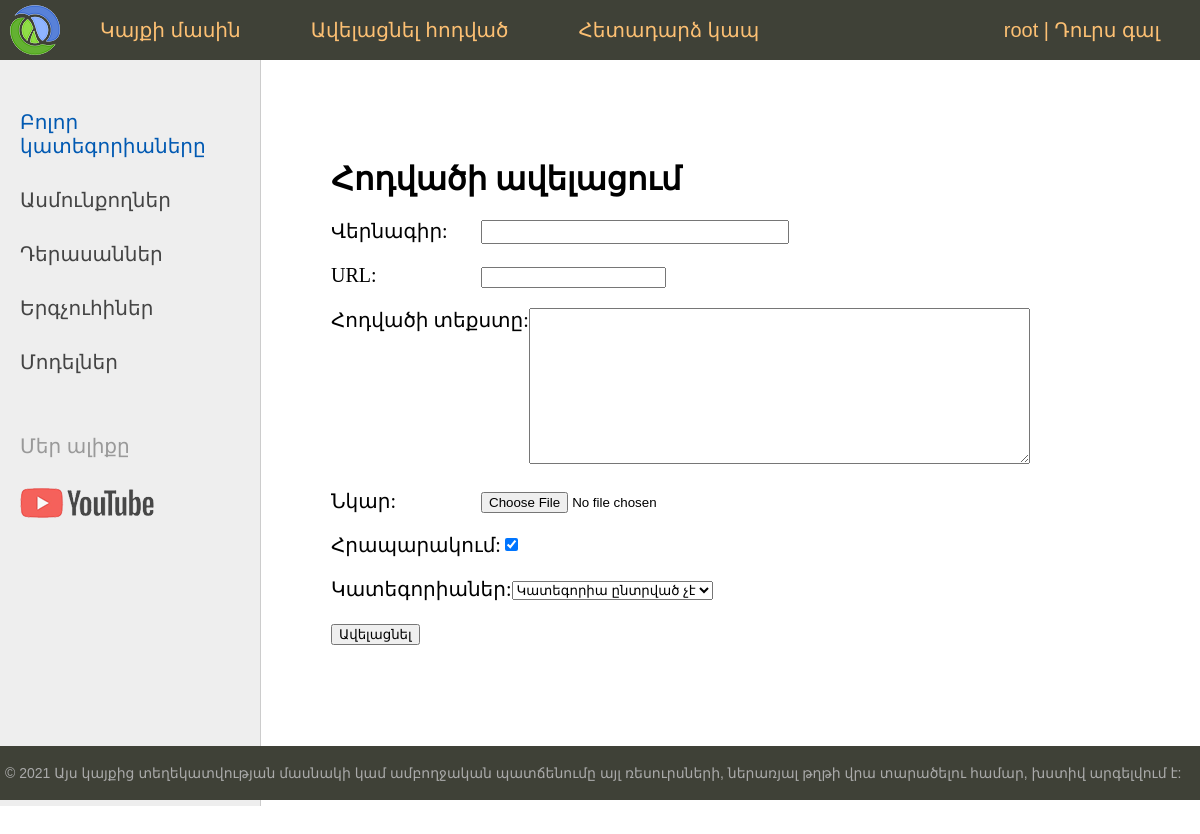
Screenshot of /addpage/ (signed in) with the database file from the repository.
### women/models.py (models this page shows)
class Category(models.Model):
    name = models.CharField(max_length=100, db_index=True, verbose_name="Կատեգորիա")
    slug = models.SlugField(max_length=255, unique=True, db_index=True, verbose_name="URL")
    def __str__(self):
        return self.name
    def get_absolute_url(self):
        return reverse('category', kwargs={'cat_slug': self.slug})
    class Meta:
        verbose_name = 'Կատեգորիա'
        verbose_name_plural = 'Կատեգորիաներ'
        ordering = ['id']

### women/views.py (the view)
# urls.py: path('addpage/', AddPage.as_view(), name='add_page'),
class AddPage(LoginRequiredMixin, DataMixin, CreateView):
    form_class = AddPostForm
    template_name = 'women/addpage.html'
    success_url = reverse_lazy('home')
    login_url = reverse_lazy('home')
    raise_exception = True
    def get_context_data(self, *, object_list=None, **kwargs):
        context = super().get_context_data(**kwargs)
        c_def = self.get_user_context(title="Հոդվածի ավելացում")
        return dict(list(context.items()) + list(c_def.items()))

### women/forms.py (shortened to what this page needs)
class AddPostForm(forms.ModelForm):
    def __init__(self, *args, **kwargs):
        super().__init__(*args, **kwargs)
        self.fields['cat'].empty_label = "Կատեգորիա ընտրված չէ"
    class Meta:
        model = Women
        fields = ['title', 'slug', 'content', 'photo', 'is_published', 'cat']
        widgets = {
            'title': forms.TextInput(attrs={'class': 'form-input'}),
            'content': forms.Textarea(attrs={'cols': 60, 'rows': 10}),
        }

### women/utils.py (called while the page is built)
    def get_user_context(self, **kwargs):
        context = kwargs
        cats = Category.objects.annotate(Count('women'))
        user_menu = menu.copy()
        if not self.request.user.is_authenticated:
            user_menu.pop(1)
        context['menu'] = user_menu
        context['cats'] = cats
        if 'cat_selected' not in context:
            context['cat_selected'] = 0
        return context

### women/templates/women/addpage.html (shortened to what this page needs)
{% extends 'women/base.html' %}
{% block content %}
<h1>{{title}}</h1>
<form action="{% url 'add_page' %}" method="post" enctype="multipart/form-data">
{% for f in form %}
<p><label class="form-label" for="{{ f.id_for_label }}">{{f.label}}: </label>{{ f }}</p>
{% endfor %}
    <button type="submit">Ավելացնել</button>
</form>
{% endblock %}

### women/templates/women/base.html (shortened to what this page needs)
{% load static %}
{% load women_tags %}
<!DOCTYPE html>
<html>
<head>
	<link type="text/css" href="{% static 'women/css/styles.css' %}" rel="stylesheet" />
</head>
<body>
<table class="table-page" border=0 cellpadding="0" cellspacing="0">
<tr><td valign=top>
{% block mainmenu %}
		<div class="header">
			<ul id="mainmenu" class="mainmenu">
			<li class="logo"><a href="{% url 'home' %}"><div class="logo"></div></a></li>
{% for m in menu %}
			<li><a href="{% url m.url_name %}">{{m.title}}</a></li>
{% endfor %}
				{% if request.user.is_authenticated %}
				<li class="last"> {{user.username}} | <a href="{% url 'logout' %}">Դուրս գալ</a></li>
				{% else %}
				<li class="last"><a href="{% url 'register' %}">Գրանցում</a> | <a href="{% url 'login' %}">Մուտք գործել</a></li>
				{% endif %}
			</ul>
		</div>
{% endblock mainmenu %}
<table class="table-content" border=0 cellpadding="0" cellspacing="0">
<tr>
	<td valign="top" class="left-chapters">
	<ul id="leftchapters">
{% if cat_selected == 0 %}
		<li class="selected">Բոլոր կատեգորիաները</li>
{% else %}
		<li><a href="{% url 'home' %}">Բոլոր կատեգորիաները</a></li>
{% endif %}
{% for c in cats %}
{% if c.women__count > 0 %}
	{% if c.pk == cat_selected %}
		<li class="selected">{{c.name}}</li>
	{% else %}
		<li><a href="{{ c.get_absolute_url }}">{{c.name}}</a></li>
	{% endif %}
{% endif %}
{% endfor %}
		<li class="share">
		<p>Մեր ալիքը</p>
		<a class="share-yt" href="https://www.youtube.com/channel/UClJzWfGWuGJL2t-3dYKcHTA/playlists" target="_blank" rel="nofollow"></a>
		</li>
	</ul>
</td>
<td valign="top" class="content">
	<div class="content-text">
{% block content %}
{% endblock %}
	</div>
</td></tr></table>
</td></tr>
<tr><td valign=top>
	<div id="footer">
		<p>&copy; 2021 Այս կայքից տեղեկատվության մասնակի կամ ամբողջական պատճենումը այլ ռեսուրսների, ներառյալ թղթի վրա տարածելու համար, խստիվ արգելվում է:</p>
	</div>
</td></tr></table>
</body>
</html>

### women/static/women/css/styles.css (style rules this page uses)
html, body { font-family: 'Arial'; margin: 0; padding: 0; height: 100%; width: 100%; color: #444; }
a { color: #0059b2; text-decoration: none; }
.table-page { width: 100%; height: 100%; vertical-align: top; }
.table-page tr { height: 100%; }
.header { background: #3F4137; height: 60px; }
.logo { background: url('../images/logo.png') no-repeat 10px 5px; width: 70px; height: 60px; }
ul.mainmenu { list-style: none; margin: 0; padding: 0; height: 60px; color: #fdc073; font-size: 20px; overflow: hidden; }
ul.mainmenu li { float: left; margin: 18px 40px 0 30px; }
ul.mainmenu li.logo { margin: 0; }
ul.mainmenu li.last { float: right; }
ul.mainmenu li a { color: #fdc073; text-decoration: none; }
.table-content { width: 100%; min-height: 100%; height: 100%; }
.left-chapters { margin: 0; background: #eee; border-right: 1px solid #ccc; min-height: 100%; }
.left-chapters ul { width: 230px; min-height: 100%; margin: 0; padding: 20px 10px 10px 20px; list-style: none; font-size: 20px; }
.left-chapters ul li { margin: 30px 0 0 0; color: #999; }
.left-chapters ul li.selected { color: #0059b2; }
.left-chapters ul li a { color: #444; text-decoration: none; }
.left-chapters ul li.share { margin: 60px 0 0 0; }
.left-chapters ul li.share p { margin: 30px 0 30px 0; }
.left-chapters ul li.share a { display: inline-block; width: 40px; height: 40px; margin: 0 20px 0 0; }
.left-chapters ul li.share a.share-yt { width: 100%; height: 30px; background: url('../images/share_yt.png') no-repeat 0 0 }
.content { padding: 40px 20px 20px 40px; width: 100%; box-sizing: border-box; }
.content-text { margin: 60px 0 0 30px; color: #000; font-size: 20px; font-family: Yandex Sans Display Light; }
.content-text h1 { font-size: 32px; }
#footer { box-sizing: border-box; background: #3F4137; padding: 5px; color: #aaa; font-size: 14px; font-family: Verdana, Geneva, Arial, Helvetica; text-align: left; overflow: hidden; }
.form-input { width: 300px; font-size: 16px; }
.form-label { display: inline-block; min-width: 150px; vertical-align: top; }

### rows the page displays
Category: name "Ասմունքողներ"
Category: name "Դերասաններ"
Category: name "Երգչուհիներ"
Category: name "Մոդելներ"

### other values shown
{{ m.title }} "Կայքի մասին" "Ավելացնել հոդված" "Հետադարձ կապ"
{{ user.username }} "root"
{{ title }} "Հոդվածի ավելացում"
{{ f.label }} "Վերնագիր" "URL" "Հոդվածի տեքստը" "Նկար" "Հրապարակում" "Կատեգորիաներ"
